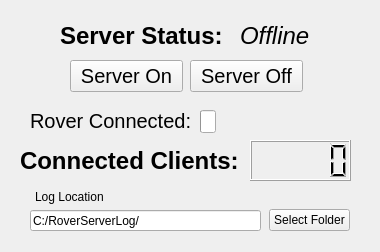
<?xml version="1.0" encoding="UTF-8"?>
<ui version="4.0">
 <class>MainWindow</class>
 <widget class="QMainWindow" name="MainWindow">
  <property name="geometry">
   <rect>
    <x>0</x>
    <y>0</y>
    <width>380</width>
    <height>252</height>
   </rect>
  </property>
  <property name="windowTitle">
   <string>Rover Server</string>
  </property>
  <widget class="QWidget" name="centralWidget">
   <widget class="QPushButton" name="serverOn">
    <property name="geometry">
     <rect>
      <x>70</x>
      <y>60</y>
      <width>113</width>
      <height>32</height>
     </rect>
    </property>
    <property name="font">
     <font>
      <pointsize>15</pointsize>
     </font>
    </property>
    <property name="text">
     <string>Server On</string>
    </property>
   </widget>
   <widget class="QPushButton" name="serverOff">
    <property name="geometry">
     <rect>
      <x>190</x>
      <y>60</y>
      <width>113</width>
      <height>32</height>
     </rect>
    </property>
    <property name="font">
     <font>
      <pointsize>15</pointsize>
     </font>
    </property>
    <property name="text">
     <string>Server Off</string>
    </property>
   </widget>
   <widget class="QLabel" name="numClientsLabel">
    <property name="geometry">
     <rect>
      <x>20</x>
      <y>140</y>
      <width>271</width>
      <height>41</height>
     </rect>
    </property>
    <property name="font">
     <font>
      <pointsize>18</pointsize>
      <weight>75</weight>
      <bold>true</bold>
     </font>
    </property>
    <property name="text">
     <string>Connected Clients:</string>
    </property>
   </widget>
   <widget class="QLCDNumber" name="clientCount">
    <property name="geometry">
     <rect>
      <x>250</x>
      <y>140</y>
      <width>101</width>
      <height>41</height>
     </rect>
    </property>
   </widget>
   <widget class="QLabel" name="serverStatusLabel">
    <property name="geometry">
     <rect>
      <x>60</x>
      <y>20</y>
      <width>171</width>
      <height>31</height>
     </rect>
    </property>
    <property name="font">
     <font>
      <pointsize>18</pointsize>
      <weight>75</weight>
      <bold>true</bold>
     </font>
    </property>
    <property name="autoFillBackground">
     <bool>false</bool>
    </property>
    <property name="text">
     <string>Server Status:</string>
    </property>
   </widget>
   <widget class="QLabel" name="serverStatus">
    <property name="geometry">
     <rect>
      <x>240</x>
      <y>20</y>
      <width>81</width>
      <height>31</height>
     </rect>
    </property>
    <property name="font">
     <font>
      <pointsize>18</pointsize>
      <italic>true</italic>
      <kerning>true</kerning>
     </font>
    </property>
    <property name="autoFillBackground">
     <bool>false</bool>
    </property>
    <property name="text">
     <string>Offline</string>
    </property>
   </widget>
   <widget class="QLabel" name="label">
    <property name="geometry">
     <rect>
      <x>30</x>
      <y>110</y>
      <width>161</width>
      <height>21</height>
     </rect>
    </property>
    <property name="font">
     <font>
      <pointsize>15</pointsize>
     </font>
    </property>
    <property name="text">
     <string>Rover Connected:</string>
    </property>
   </widget>
   <widget class="QProgressBar" name="roverConnected">
    <property name="geometry">
     <rect>
      <x>200</x>
      <y>110</y>
      <width>16</width>
      <height>23</height>
     </rect>
    </property>
    <property name="autoFillBackground">
     <bool>false</bool>
    </property>
    <property name="maximum">
     <number>1</number>
    </property>
    <property name="value">
     <number>0</number>
    </property>
    <property name="textVisible">
     <bool>false</bool>
    </property>
   </widget>
   <widget class="QLineEdit" name="serverLogLoc_Edit">
    <property name="geometry">
     <rect>
      <x>30</x>
      <y>210</y>
      <width>231</width>
      <height>21</height>
     </rect>
    </property>
    <property name="text">
     <string>C:/RoverServerLog/</string>
    </property>
   </widget>
   <widget class="QLabel" name="serverLogLoc_Label">
    <property name="geometry">
     <rect>
      <x>35</x>
      <y>187</y>
      <width>81</width>
      <height>20</height>
     </rect>
    </property>
    <property name="text">
     <string>Log Location</string>
    </property>
   </widget>
   <widget class="QPushButton" name="serverLogLoc_button">
    <property name="geometry">
     <rect>
      <x>269</x>
      <y>209</y>
      <width>81</width>
      <height>22</height>
     </rect>
    </property>
    <property name="text">
     <string>Select Folder</string>
    </property>
   </widget>
  </widget>
 </widget>
 <layoutdefault spacing="6" margin="11"/>
 <resources/>
 <connections/>
</ui>
